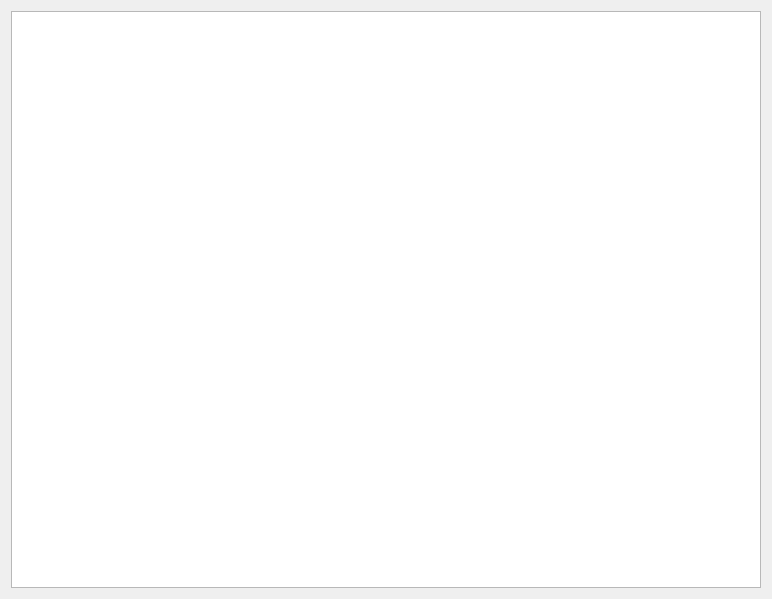
<?xml version="1.0" encoding="UTF-8"?>
<ui version="4.0">
 <class>SimulateArea</class>
 <widget class="QWidget" name="SimulateArea">
  <property name="geometry">
   <rect>
    <x>0</x>
    <y>0</y>
    <width>772</width>
    <height>599</height>
   </rect>
  </property>
  <property name="windowTitle">
   <string>Form</string>
  </property>
  <layout class="QGridLayout" name="gridLayout">
   <item row="0" column="0">
    <widget class="CustomView" name="graphicsView"/>
   </item>
  </layout>
 </widget>
 <customwidgets>
  <customwidget>
   <class>CustomView</class>
   <extends>QGraphicsView</extends>
   <header>graphicclasses.h</header>
  </customwidget>
 </customwidgets>
 <resources/>
 <connections/>
</ui>
